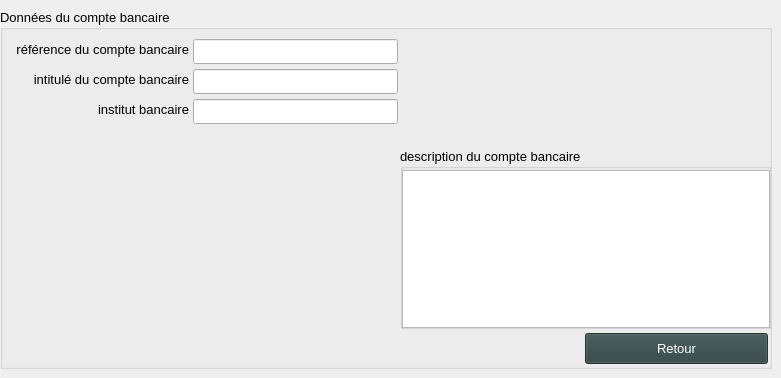
    <widget class="QWidget" name="tab">
     <attribute name="title">
      <string>Compte bancaire</string>
     </attribute>
     <widget class="QGroupBox" name="groupBox_10">
      <property name="geometry">
       <rect>
        <x>0</x>
        <y>9</y>
        <width>772</width>
        <height>360</height>
       </rect>
      </property>
      <property name="font">
       <font>
        <pointsize>10</pointsize>
        <weight>50</weight>
        <bold>false</bold>
       </font>
      </property>
      <property name="title">
       <string>Données du compte bancaire</string>
      </property>
      <widget class="QLabel" name="label_detail_compte_bancaire_reference_du_compte_bancaire">
       <property name="geometry">
        <rect>
         <x>16</x>
         <y>30</y>
         <width>173</width>
         <height>21</height>
        </rect>
       </property>
       <property name="text">
        <string>référence du compte bancaire</string>
       </property>
       <property name="alignment">
        <set>Qt::AlignRight|Qt::AlignTrailing|Qt::AlignVCenter</set>
       </property>
      </widget>
      <widget class="YerothLineEdit" name="lineEdit_detail_compte_bancaire_reference_du_compte_bancaire">
       <property name="geometry">
        <rect>
         <x>193</x>
         <y>30</y>
         <width>205</width>
         <height>25</height>
        </rect>
       </property>
       <property name="font">
        <font>
         <pointsize>10</pointsize>
         <weight>50</weight>
         <bold>false</bold>
        </font>
       </property>
      </widget>
      <widget class="QGroupBox" name="groupBox_11">
       <property name="geometry">
        <rect>
         <x>400</x>
         <y>139</y>
         <width>371</width>
         <height>181</height>
        </rect>
       </property>
       <property name="font">
        <font>
         <pointsize>10</pointsize>
         <weight>50</weight>
         <italic>false</italic>
         <bold>false</bold>
        </font>
       </property>
       <property name="title">
        <string>description du compte bancaire</string>
       </property>
       <widget class="YerothTextEdit" name="textEdit_detail_compte_bancaire_description_du_compte">
        <property name="geometry">
         <rect>
          <x>2</x>
          <y>22</y>
          <width>368</width>
          <height>158</height>
         </rect>
        </property>
        <property name="font">
         <font>
          <pointsize>10</pointsize>
          <weight>50</weight>
          <italic>false</italic>
          <bold>false</bold>
         </font>
        </property>
       </widget>
      </widget>
      <widget class="QLabel" name="label_detail_compte_bancaire_intitul_du_compte_bancaire">
       <property name="geometry">
        <rect>
         <x>16</x>
         <y>60</y>
         <width>173</width>
         <height>21</height>
        </rect>
       </property>
       <property name="text">
        <string>intitulé du compte bancaire</string>
       </property>
       <property name="alignment">
        <set>Qt::AlignRight|Qt::AlignTrailing|Qt::AlignVCenter</set>
       </property>
      </widget>
      <widget class="YerothLineEdit" name="lineEdit_detail_compte_bancaire_intitule_du_compte_bancaire">
       <property name="geometry">
        <rect>
         <x>193</x>
         <y>60</y>
         <width>205</width>
         <height>25</height>
        </rect>
       </property>
       <property name="font">
        <font>
         <pointsize>10</pointsize>
         <weight>50</weight>
         <bold>false</bold>
        </font>
       </property>
      </widget>
      <widget class="QLabel" name="label_detail_compte_bancaire_designation_3">
       <property name="geometry">
        <rect>
         <x>16</x>
         <y>90</y>
         <width>173</width>
         <height>21</height>
        </rect>
       </property>
       <property name="text">
        <string>institut bancaire</string>
       </property>
       <property name="alignment">
        <set>Qt::AlignRight|Qt::AlignTrailing|Qt::AlignVCenter</set>
       </property>
      </widget>
      <widget class="YerothLineEdit" name="lineEdit_detail_compte_bancaire_institut_bancaire">
       <property name="geometry">
        <rect>
         <x>193</x>
         <y>90</y>
         <width>205</width>
         <height>25</height>
        </rect>
       </property>
       <property name="font">
        <font>
         <pointsize>10</pointsize>
         <weight>50</weight>
         <bold>false</bold>
        </font>
       </property>
      </widget>
      <widget class="YerothPushButton" name="pushButton_detail_compte_bancaire_retour">
       <property name="geometry">
        <rect>
         <x>585</x>
         <y>324</y>
         <width>183</width>
         <height>31</height>
        </rect>
       </property>
       <property name="palette">
        <palette>
         <active>
          <colorrole role="WindowText">
           <brush brushstyle="SolidPattern">
            <color alpha="255">
             <red>255</red>
             <green>255</green>
             <blue>255</blue>
            </color>
           </brush>
          </colorrole>
          <colorrole role="Button">
           <brush brushstyle="SolidPattern">
            <color alpha="255">
             <red>47</red>
             <green>67</green>
             <blue>67</blue>
            </color>
           </brush>
          </colorrole>
          <colorrole role="Light">
           <brush brushstyle="SolidPattern">
            <color alpha="255">
             <red>70</red>
             <green>100</green>
             <blue>100</blue>
            </color>
           </brush>
          </colorrole>
          <colorrole role="Midlight">
           <brush brushstyle="SolidPattern">
            <color alpha="255">
             <red>58</red>
             <green>83</green>
             <blue>83</blue>
            </color>
           </brush>
          </colorrole>
          <colorrole role="Dark">
           <brush brushstyle="SolidPattern">
            <color alpha="255">
             <red>23</red>
             <green>33</green>
             <blue>33</blue>
            </color>
           </brush>
          </colorrole>
          <colorrole role="Mid">
           <brush brushstyle="SolidPattern">
            <color alpha="255">
             <red>31</red>
             <green>44</green>
             <blue>44</blue>
            </color>
           </brush>
          </colorrole>
          <colorrole role="Text">
           <brush brushstyle="SolidPattern">
            <color alpha="255">
             <red>255</red>
             <green>255</green>
             <blue>255</blue>
            </color>
           </brush>
          </colorrole>
          <colorrole role="BrightText">
           <brush brushstyle="SolidPattern">
            <color alpha="255">
             <red>255</red>
             <green>255</green>
             <blue>255</blue>
            </color>
           </brush>
          </colorrole>
          <colorrole role="ButtonText">
           <brush brushstyle="SolidPattern">
            <color alpha="255">
             <red>255</red>
             <green>255</green>
             <blue>255</blue>
            </color>
           </brush>
          </colorrole>
          <colorrole role="Base">
           <brush brushstyle="SolidPattern">
            <color alpha="255">
             <red>0</red>
             <green>0</green>
             <blue>0</blue>
            </color>
           </brush>
          </colorrole>
          <colorrole role="Window">
           <brush brushstyle="SolidPattern">
            <color alpha="255">
             <red>47</red>
             <green>67</green>
             <blue>67</blue>
            </color>
           </brush>
          </colorrole>
          <colorrole role="Shadow">
           <brush brushstyle="SolidPattern">
            <color alpha="255">
             <red>0</red>
             <green>0</green>
             <blue>0</blue>
            </color>
           </brush>
          </colorrole>
          <colorrole role="AlternateBase">
           <brush brushstyle="SolidPattern">
            <color alpha="255">
             <red>23</red>
             <green>33</green>
             <blue>33</blue>
            </color>
           </brush>
          </colorrole>
          <colorrole role="ToolTipBase">
           <brush brushstyle="SolidPattern">
            <color alpha="255">
             <red>255</red>
             <green>255</green>
             <blue>220</blue>
            </color>
           </brush>
          </colorrole>
          <colorrole role="ToolTipText">
           <brush brushstyle="SolidPattern">
            <color alpha="255">
             <red>0</red>
             <green>0</green>
             <blue>0</blue>
            </color>
           </brush>
          </colorrole>
          <colorrole role="PlaceholderText">
           <brush brushstyle="NoBrush">
            <color alpha="128">
             <red>255</red>
             <green>255</green>
             <blue>255</blue>
            </color>
           </brush>
          </colorrole>
         </active>
         <inactive>
          <colorrole role="WindowText">
           <brush brushstyle="SolidPattern">
            <color alpha="255">
             <red>255</red>
             <green>255</green>
             <blue>255</blue>
            </color>
           </brush>
          </colorrole>
          <colorrole role="Button">
           <brush brushstyle="SolidPattern">
            <color alpha="255">
             <red>47</red>
             <green>67</green>
             <blue>67</blue>
            </color>
           </brush>
          </colorrole>
          <colorrole role="Light">
           <brush brushstyle="SolidPattern">
            <color alpha="255">
             <red>70</red>
             <green>100</green>
             <blue>100</blue>
            </color>
           </brush>
          </colorrole>
          <colorrole role="Midlight">
           <brush brushstyle="SolidPattern">
            <color alpha="255">
             <red>58</red>
             <green>83</green>
             <blue>83</blue>
            </color>
           </brush>
          </colorrole>
          <colorrole role="Dark">
           <brush brushstyle="SolidPattern">
            <color alpha="255">
             <red>23</red>
             <green>33</green>
             <blue>33</blue>
            </color>
           </brush>
          </colorrole>
          <colorrole role="Mid">
           <brush brushstyle="SolidPattern">
            <color alpha="255">
             <red>31</red>
             <green>44</green>
             <blue>44</blue>
            </color>
           </brush>
          </colorrole>
          <colorrole role="Text">
           <brush brushstyle="SolidPattern">
            <color alpha="255">
             <red>255</red>
             <green>255</green>
             <blue>255</blue>
            </color>
           </brush>
          </colorrole>
          <colorrole role="BrightText">
           <brush brushstyle="SolidPattern">
            <color alpha="255">
             <red>255</red>
             <green>255</green>
             <blue>255</blue>
            </color>
           </brush>
          </colorrole>
          <colorrole role="ButtonText">
           <brush brushstyle="SolidPattern">
            <color alpha="255">
             <red>255</red>
             <green>255</green>
             <blue>255</blue>
            </color>
           </brush>
          </colorrole>
          <colorrole role="Base">
           <brush brushstyle="SolidPattern">
            <color alpha="255">
             <red>0</red>
             <green>0</green>
             <blue>0</blue>
            </color>
           </brush>
          </colorrole>
          <colorrole role="Window">
           <brush brushstyle="SolidPattern">
            <color alpha="255">
             <red>47</red>
             <green>67</green>
             <blue>67</blue>
            </color>
           </brush>
          </colorrole>
          <colorrole role="Shadow">
           <brush brushstyle="SolidPattern">
            <color alpha="255">
             <red>0</red>
             <green>0</green>
             <blue>0</blue>
            </color>
           </brush>
          </colorrole>
          <colorrole role="AlternateBase">
           <brush brushstyle="SolidPattern">
            <color alpha="255">
             <red>23</red>
             <green>33</green>
             <blue>33</blue>
            </color>
           </brush>
          </colorrole>
          <colorrole role="ToolTipBase">
           <brush brushstyle="SolidPattern">
            <color alpha="255">
             <red>255</red>
             <green>255</green>
             <blue>220</blue>
            </color>
           </brush>
          </colorrole>
          <colorrole role="ToolTipText">
           <brush brushstyle="SolidPattern">
            <color alpha="255">
             <red>0</red>
             <green>0</green>
             <blue>0</blue>
            </color>
           </brush>
          </colorrole>
          <colorrole role="PlaceholderText">
           <brush brushstyle="NoBrush">
            <color alpha="128">
             <red>255</red>
             <green>255</green>
             <blue>255</blue>
            </color>
           </brush>
          </colorrole>
         </inactive>
         <disabled>
          <colorrole role="WindowText">
           <brush brushstyle="SolidPattern">
            <color alpha="255">
             <red>23</red>
             <green>33</green>
             <blue>33</blue>
            </color>
           </brush>
          </colorrole>
          <colorrole role="Button">
           <brush brushstyle="SolidPattern">
            <color alpha="255">
             <red>47</red>
             <green>67</green>
             <blue>67</blue>
            </color>
           </brush>
          </colorrole>
          <colorrole role="Light">
           <brush brushstyle="SolidPattern">
            <color alpha="255">
             <red>70</red>
             <green>100</green>
             <blue>100</blue>
            </color>
           </brush>
          </colorrole>
          <colorrole role="Midlight">
           <brush brushstyle="SolidPattern">
            <color alpha="255">
             <red>58</red>
             <green>83</green>
             <blue>83</blue>
            </color>
           </brush>
          </colorrole>
          <colorrole role="Dark">
           <brush brushstyle="SolidPattern">
            <color alpha="255">
             <red>23</red>
             <green>33</green>
             <blue>33</blue>
            </color>
           </brush>
          </colorrole>
          <colorrole role="Mid">
           <brush brushstyle="SolidPattern">
            <color alpha="255">
             <red>31</red>
             <green>44</green>
             <blue>44</blue>
            </color>
           </brush>
          </colorrole>
          <colorrole role="Text">
           <brush brushstyle="SolidPattern">
            <color alpha="255">
             <red>23</red>
             <green>33</green>
             <blue>33</blue>
            </color>
           </brush>
          </colorrole>
          <colorrole role="BrightText">
           <brush brushstyle="SolidPattern">
            <color alpha="255">
             <red>255</red>
             <green>255</green>
             <blue>255</blue>
            </color>
           </brush>
          </colorrole>
          <colorrole role="ButtonText">
           <brush brushstyle="SolidPattern">
            <color alpha="255">
             <red>23</red>
             <green>33</green>
             <blue>33</blue>
            </color>
           </brush>
          </colorrole>
          <colorrole role="Base">
           <brush brushstyle="SolidPattern">
            <color alpha="255">
             <red>47</red>
             <green>67</green>
             <blue>67</blue>
            </color>
           </brush>
          </colorrole>
          <colorrole role="Window">
           <brush brushstyle="SolidPattern">
            <color alpha="255">
             <red>47</red>
             <green>67</green>
             <blue>67</blue>
            </color>
           </brush>
          </colorrole>
          <colorrole role="Shadow">
           <brush brushstyle="SolidPattern">
            <color alpha="255">
             <red>0</red>
             <green>0</green>
             <blue>0</blue>
            </color>
           </brush>
          </colorrole>
          <colorrole role="AlternateBase">
           <brush brushstyle="SolidPattern">
            <color alpha="255">
             <red>47</red>
             <green>67</green>
             <blue>67</blue>
            </color>
           </brush>
          </colorrole>
          <colorrole role="ToolTipBase">
           <brush brushstyle="SolidPattern">
            <color alpha="255">
             <red>255</red>
             <green>255</green>
             <blue>220</blue>
            </color>
           </brush>
          </colorrole>
          <colorrole role="ToolTipText">
           <brush brushstyle="SolidPattern">
            <color alpha="255">
             <red>0</red>
             <green>0</green>
             <blue>0</blue>
            </color>
           </brush>
          </colorrole>
          <colorrole role="PlaceholderText">
           <brush brushstyle="NoBrush">
            <color alpha="128">
             <red>255</red>
             <green>255</green>
             <blue>255</blue>
            </color>
           </brush>
          </colorrole>
         </disabled>
        </palette>
       </property>
       <property name="font">
        <font>
         <pointsize>10</pointsize>
         <weight>50</weight>
         <bold>false</bold>
        </font>
       </property>
       <property name="text">
        <string>Retour</string>
       </property>
      </widget>
     </widget>
    </widget>
